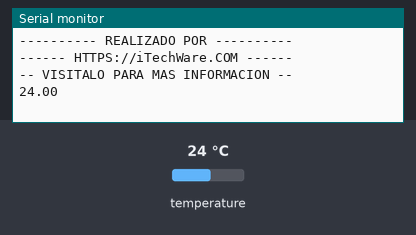
Bench run of a sketch on a simulated Arduino Uno, built with avr-gcc and run on an emulated ATmega328P. Shown: the last lines printed to the serial monitor. The inputs (shaded band) are chosen by the test bench; at power-on: temperature 24 °C.

Above: at 2.7 s.
2.8 s: temperature set to 12 °C
At 4.4 s:
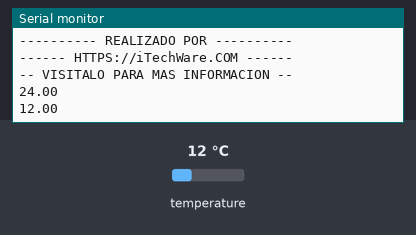
5.3 s: temperature set to 19 °C
At 6.9 s:
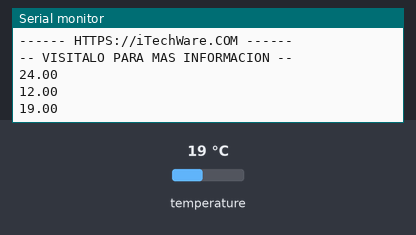
Timing chart, 0 to 8.4 s (numbered marks = the images above; inputs shaded):
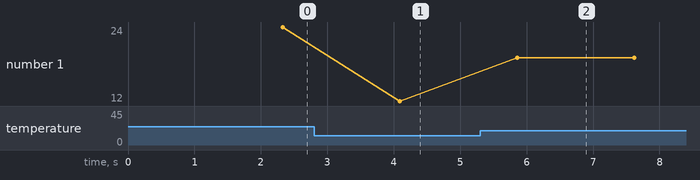

Measured:
- after the input at 2.8 s, the serial monitor: prints a new line after 1.3 s (image 1)
- after the input at 5.3 s, the serial monitor: prints a new line after 0.56 s (image 2)
- plotted number 1: 24 → 12 after the input at 2.8 s, 12 → 19 after the input at 5.3 s

The sketch:

DS18B20_Arduino.ino
```cpp
#include <OneWire.h>
#include <DallasTemperature.h>

#define DATO 2

OneWire ourWire (DATO);
DallasTemperature sensors (&ourWire);

void setup (){
  Serial.begin (9600);
  Serial.println ("---------- REALIZADO POR ----------");
  Serial.println ("------ HTTPS://iTechWare.COM ------");
  Serial.println ("-- VISITALO PARA MAS INFORMACION --");
  delay (1500);
  sensors.begin ();
}

void loop (){
  sensors.requestTemperatures ();
  float t=sensors.getTempCByIndex (0);
  Serial.println (t);
  //Serial.print (sensors.getTempCByIndex (0));
  //Serial.println (" Grados Centigrados");
////////////////////////////////////////////////
//Recomiendo ver el tutorial para que veas como usar este codigo.
////////////////////////////////////////////////
  delay (1000);
}
```
